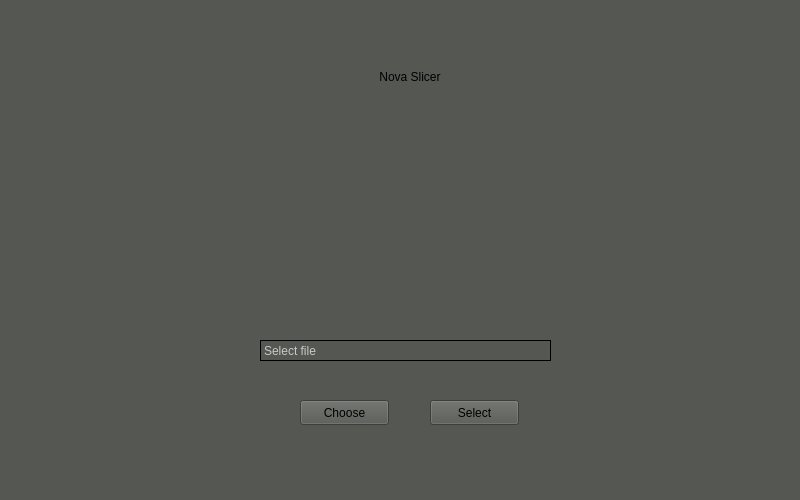
<?xml version="1.0" encoding="UTF-8"?>
<ui version="4.0">
 <class>MainWindow</class>
 <widget class="QMainWindow" name="MainWindow">
  <property name="geometry">
   <rect>
    <x>0</x>
    <y>0</y>
    <width>800</width>
    <height>500</height>
   </rect>
  </property>
  <property name="sizePolicy">
   <sizepolicy hsizetype="Fixed" vsizetype="Fixed">
    <horstretch>0</horstretch>
    <verstretch>0</verstretch>
   </sizepolicy>
  </property>
  <property name="minimumSize">
   <size>
    <width>800</width>
    <height>500</height>
   </size>
  </property>
  <property name="maximumSize">
   <size>
    <width>800</width>
    <height>500</height>
   </size>
  </property>
  <property name="windowTitle">
   <string>MainWindow</string>
  </property>
  <property name="autoFillBackground">
   <bool>false</bool>
  </property>
  <property name="styleSheet">
   <string notr="true">background-color: rgb(85, 87, 83);</string>
  </property>
  <widget class="QWidget" name="centralwidget">
   <widget class="QLabel" name="Title">
    <property name="geometry">
     <rect>
      <x>320</x>
      <y>40</y>
      <width>180</width>
      <height>74</height>
     </rect>
    </property>
    <property name="sizePolicy">
     <sizepolicy hsizetype="Expanding" vsizetype="Expanding">
      <horstretch>0</horstretch>
      <verstretch>0</verstretch>
     </sizepolicy>
    </property>
    <property name="maximumSize">
     <size>
      <width>16777215</width>
      <height>100</height>
     </size>
    </property>
    <property name="sizeIncrement">
     <size>
      <width>1</width>
      <height>1</height>
     </size>
    </property>
    <property name="styleSheet">
     <string notr="true">font: 75 33pt &quot;Ubuntu Condensed&quot;;
color: rgb(0, 0, 0);
margin-top: 1ex;</string>
    </property>
    <property name="text">
     <string>Nova Slicer</string>
    </property>
    <property name="scaledContents">
     <bool>true</bool>
    </property>
    <property name="alignment">
     <set>Qt::AlignCenter</set>
    </property>
   </widget>
   <widget class="QLabel" name="printer">
    <property name="geometry">
     <rect>
      <x>300</x>
      <y>130</y>
      <width>200</width>
      <height>175</height>
     </rect>
    </property>
    <property name="sizePolicy">
     <sizepolicy hsizetype="Fixed" vsizetype="Fixed">
      <horstretch>0</horstretch>
      <verstretch>0</verstretch>
     </sizepolicy>
    </property>
    <property name="minimumSize">
     <size>
      <width>50</width>
      <height>50</height>
     </size>
    </property>
    <property name="maximumSize">
     <size>
      <width>200</width>
      <height>200</height>
     </size>
    </property>
    <property name="styleSheet">
     <string notr="true"/>
    </property>
    <property name="text">
     <string/>
    </property>
    <property name="pixmap">
     <pixmap>../Images/3d_logo.png</pixmap>
    </property>
    <property name="scaledContents">
     <bool>true</bool>
    </property>
    <property name="alignment">
     <set>Qt::AlignCenter</set>
    </property>
    <property name="wordWrap">
     <bool>false</bool>
    </property>
    <property name="margin">
     <number>0</number>
    </property>
    <property name="indent">
     <number>-1</number>
    </property>
    <property name="textInteractionFlags">
     <set>Qt::NoTextInteraction</set>
    </property>
   </widget>
   <widget class="QLabel" name="fileName">
    <property name="geometry">
     <rect>
      <x>260</x>
      <y>340</y>
      <width>291</width>
      <height>21</height>
     </rect>
    </property>
    <property name="maximumSize">
     <size>
      <width>16777215</width>
      <height>16777204</height>
     </size>
    </property>
    <property name="styleSheet">
     <string notr="true">border: 1px solid; color: rgb(200,200,200);</string>
    </property>
    <property name="text">
     <string>Select file</string>
    </property>
    <property name="textInteractionFlags">
     <set>Qt::NoTextInteraction</set>
    </property>
   </widget>
   <widget class="QPushButton" name="choose">
    <property name="geometry">
     <rect>
      <x>300</x>
      <y>400</y>
      <width>89</width>
      <height>25</height>
     </rect>
    </property>
    <property name="text">
     <string>Choose</string>
    </property>
   </widget>
   <widget class="QPushButton" name="select">
    <property name="geometry">
     <rect>
      <x>430</x>
      <y>400</y>
      <width>89</width>
      <height>25</height>
     </rect>
    </property>
    <property name="text">
     <string>Select</string>
    </property>
   </widget>
  </widget>
 </widget>
 <resources/>
 <connections/>
</ui>
